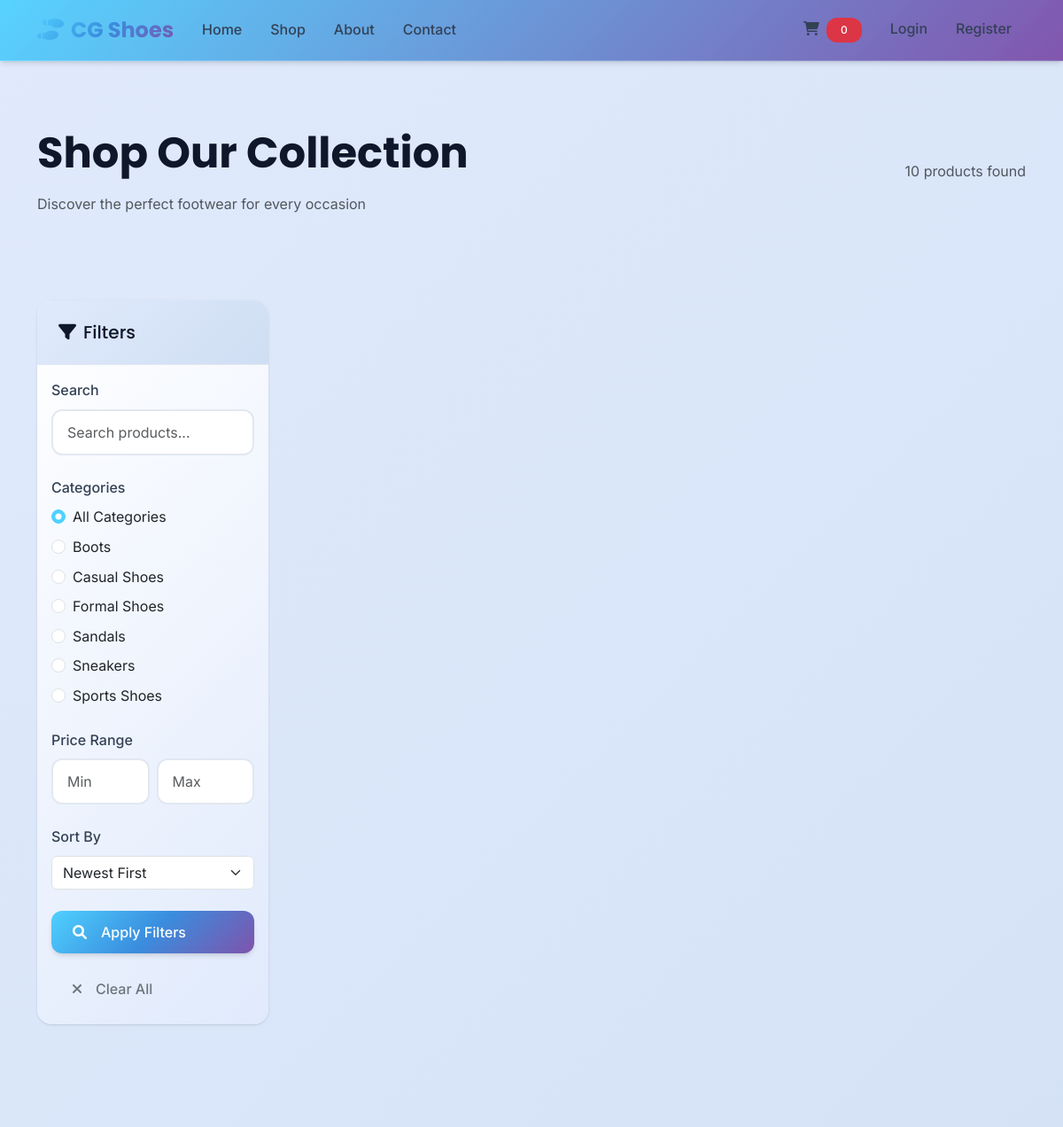
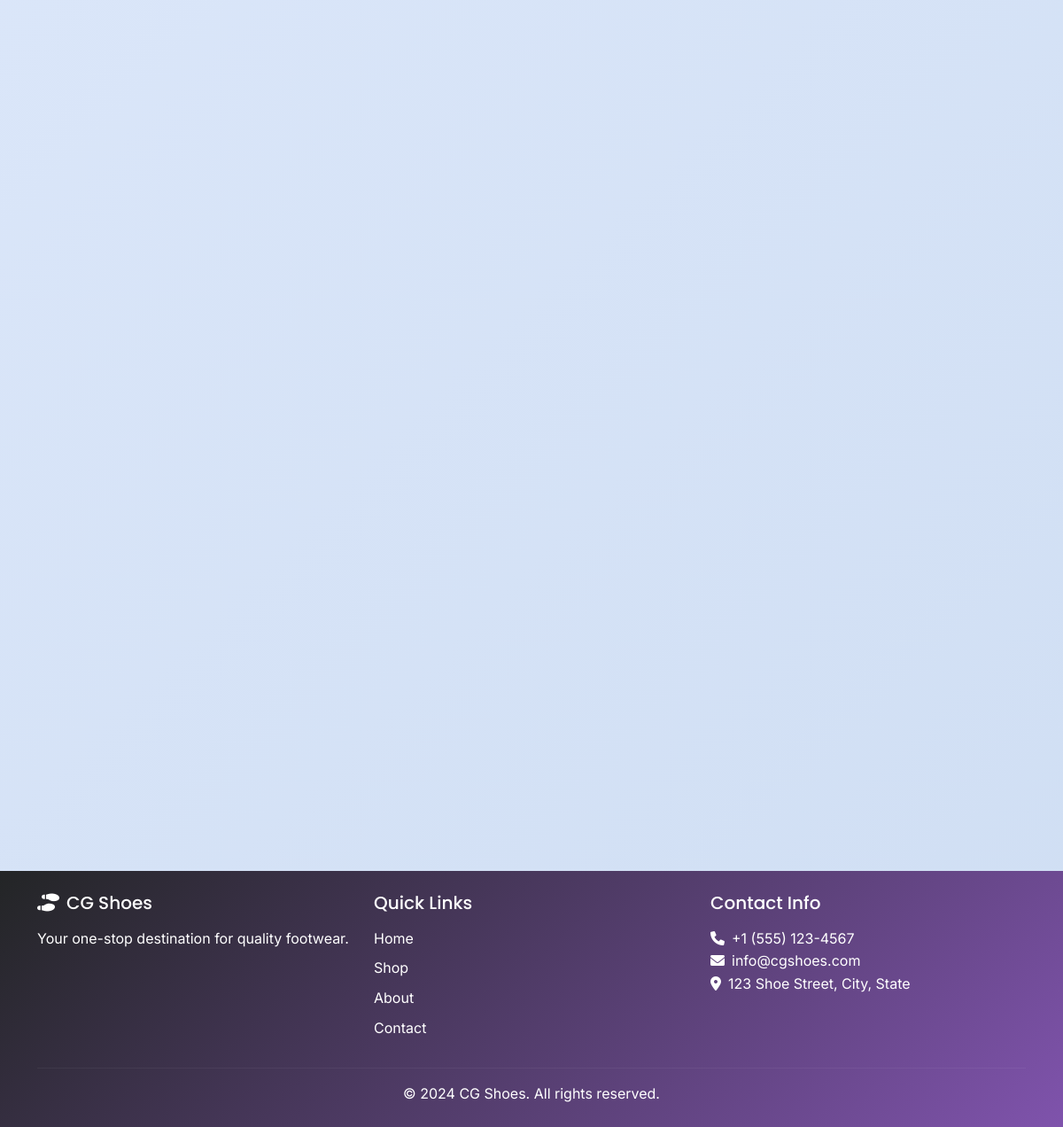
The page /shop.php on the database its author committed (2 pictures, top to bottom).
### tables this page shows
CREATE TABLE `categories` (
  `id` int(11) NOT NULL,
  `name` varchar(100) NOT NULL,
  `created_at` datetime DEFAULT current_timestamp()
);

### includes/functions.php (called while the page is built, shortened)
<?php
require_once 'db.php';
function sanitize($input) {
    return htmlspecialchars(trim($input), ENT_QUOTES, 'UTF-8');
}
function getCategories() {
    global $pdo;
    $stmt = $pdo->query("SELECT * FROM categories ORDER BY name");
    return $stmt->fetchAll();
}
function getProducts($category_id = null, $limit = null) {
    global $pdo;
    $sql = "SELECT p.*, c.name as category_name FROM products p
            LEFT JOIN categories c ON p.category_id = c.id";
    $sql .= " ORDER BY p.created_at DESC";
    $stmt = $pdo->prepare($sql);
    if ($category_id) {
        $stmt->execute([$category_id]);
    } else {
        $stmt->execute();
    }
    return $stmt->fetchAll();
}
?>

### shop.php (the view, shortened to what this page needs)
<?php
require_once 'includes/header.php';
$category_filter = isset($_GET['category']) ? (int)$_GET['category'] : null;
$search_query = isset($_GET['search']) ? sanitize($_GET['search']) : '';
$sort_by = isset($_GET['sort']) ? $_GET['sort'] : 'newest';
$price_min = isset($_GET['min_price']) ? (float)$_GET['min_price'] : null;
$price_max = isset($_GET['max_price']) ? (float)$_GET['max_price'] : null;
$products = getProducts($category_filter);
$categories = getCategories();
$total_products = count($products);
?>
<section class="py-5" style="background: linear-gradient(135deg, var(--gray-50) 0%, var(--gray-100) 100%);">
    <div class="container">
        <div class="row align-items-center">
            <div class="col-lg-8">
                <h1 class="mb-3">Shop Our Collection</h1>
                <p class="text-muted mb-0">Discover the perfect footwear for every occasion</p>
            </div>
            <div class="col-lg-4 text-lg-end">
                <p class="text-muted mb-0"><?php echo $total_products; ?> products found</p>
            </div>
        </div>
    </div>
</section>
<section class="py-5">
    <div class="container">
        <div class="row">
            <div class="col-lg-3 mb-4">
                <div class="card">
                    <div class="card-header">
                        <h5 class="mb-0"><i class="fas fa-filter me-2"></i>Filters</h5>
                    </div>
                    <div class="card-body">
                        <form method="GET" id="filter-form">
                            <div class="mb-4">
                                <label class="form-label">Search</label>
                                <input type="text" class="form-control" name="search"
                                       value="<?php echo htmlspecialchars($search_query); ?>"
                                       placeholder="Search products...">
                            </div>
                            <div class="mb-4">
                                <label class="form-label">Categories</label>
                                <div class="form-check">
                                    <input class="form-check-input" type="radio" name="category"
                                           value="" id="cat-all" <?php echo !$category_filter ? 'checked' : ''; ?>>
                                    <label class="form-check-label" for="cat-all">
                                        All Categories
                                    </label>
                                </div>
                                <?php foreach ($categories as $category): ?>
                                <div class="form-check">
                                    <input class="form-check-input" type="radio" name="category"
                                           value="<?php echo $category['id']; ?>"
                                           id="cat-<?php echo $category['id']; ?>"
                                           <?php echo $category_filter == $category['id'] ? 'checked' : ''; ?>>
                                    <label class="form-check-label" for="cat-<?php echo $category['id']; ?>">
                                        <?php echo sanitize($category['name']); ?>
                                    </label>
                                </div>
                                <?php endforeach; ?>
                            </div>
                            <div class="mb-4">
                                <label class="form-label">Price Range</label>
                                <div class="row g-2">
                                    <div class="col-6">
                                        <input type="number" class="form-control" name="min_price"
                                               placeholder="Min" value="<?php echo $price_min; ?>">
                                    </div>
                                    <div class="col-6">
                                        <input type="number" class="form-control" name="max_price"
                                               placeholder="Max" value="<?php echo $price_max; ?>">
                                    </div>
                                </div>
                            </div>
                            <div class="mb-4">
                                <label class="form-label">Sort By</label>
                                <select class="form-select" name="sort">
                                    <option value="newest" <?php echo $sort_by == 'newest' ? 'selected' : ''; ?>>Newest First</option>
                                </select>
                            </div>
                            <button type="submit" class="btn btn-primary w-100 mb-3">
                                <i class="fas fa-search me-2"></i>Apply Filters
                            </button>
                            <a href="shop.php" class="btn btn-outline-secondary w-100">
                                <i class="fas fa-times me-2"></i>Clear All
                            </a>
                        </form>
                    </div>
                </div>
            </div>
            <div class="col-lg-9">
                <?php if (empty($products)): ?>
                <div class="text-center py-5">
                    <i class="fas fa-search fa-3x text-muted mb-3"></i>
                    <h3>No products found</h3>
                    <p class="text-muted">Try adjusting your filters or search terms</p>
                    <a href="shop.php" class="btn btn-primary">
                        <i class="fas fa-undo me-2"></i>Clear Filters
                    </a>
                </div>
                <?php else: ?>
                <div class="row g-4">
                    <?php foreach ($products as $product): ?>
                    <div class="col-lg-4 col-md-6">
                    </div>
                    <?php endforeach; ?>
                </div>
                <?php endif; ?>
            </div>
        </div>
    </div>
</section>
<?php require_once 'includes/footer.php'; ?>

### assets/css/style.css (style rules this page uses)
:root { --gradient-primary: linear-gradient(135deg, #4fd1ff 0%, #3a8dde 50%, #7f53ac 100%); --gradient-secondary: linear-gradient(135deg, #43e97b 0%, #38f9d7 100%); --gradient-success: linear-gradient(135deg, #43e97b 0%, #3a8dde 100%); --gradient-warning: linear-gradient(135deg, #f7971e 0%, #ffd200 100%); --gradient-danger: linear-gradient(135deg, #f857a6 0%, #ff5858 100%); --gradient-info: linear-gradient(135deg, #43e97b 0%, #38f9d7 100%); --gradient-dark: linear-gradient(135deg, #232526 0%, #7f53ac 100%); --gradient-light: linear-gradient(135deg, #e0eafc 0%, #cfdef3 100%); --gradient-hero: linear-gradient(135deg, #4fd1ff 0%, #3a8dde 50%, #7f53ac 100%); --gradient-card: linear-gradient(135deg, #ffffff 0%, #e0eafc 100%); --gradient-navbar: linear-gradient(135deg, rgba(79,209,255,0.95) 0%, rgba(127,83,172,0.98) 100%); --gradient-accent: linear-gradient(135deg, #7f53ac 0%, #4fd1ff 100%); --primary-color: #4fd1ff; --primary-dark: #3a8dde; --secondary-color: #7f53ac; --accent-color: #38f9d7; --dark-color: #232526; --light-color: #e0eafc; --gray-100: #f1f5f9; --gray-200: #e2e8f0; --gray-300: #cbd5e1; --gray-400: #94a3b8; --gray-500: #64748b; --gray-600: #475569; --gray-700: #334155; --gray-800: #1e293b; --gray-900: #0f172a; --success-color: #43e97b; --warning-color: #f7971e; --danger-color: #f857a6; --info-color: #38f9d7; --font-primary: 'Inter', -apple-system, BlinkMacSystemFont, 'Segoe UI', Roboto, sans-serif; --font-heading: 'Poppins', -apple-system, BlinkMacSystemFont, 'Segoe UI', Roboto, sans-serif; --shadow-sm: 0 1px 2px 0 rgb(0 0 0 / 0.05); --shadow: 0 1px 3px 0 rgb(0 0 0 / 0.1), 0 1px 2px -1px rgb(0 0 0 / 0.1); --shadow-md: 0 4px 6px -1px rgb(0 0 0 / 0.1), 0 2px 4px -2px rgb(0 0 0 / 0.1); --shadow-lg: 0 10px 15px -3px rgb(0 0 0 / 0.1), 0 4px 6px -4px rgb(0 0 0 / 0.1); --shadow-xl: 0 20px 25px -5px rgb(0 0 0 / 0.1), 0 8px 10px -6px rgb(0 0 0 / 0.1); --border-radius: 0.75rem; --border-radius-lg: 1rem; --border-radius-xl: 1.5rem; --transition: all 0.3s cubic-bezier(0.4, 0, 0.2, 1); }
* { margin: 0; padding: 0; box-sizing: border-box; }
body { font-family: var(--font-primary); line-height: 1.6; color: var(--gray-700); background: var(--gradient-light); overflow-x: hidden; }
h1, h2, h3, h4, h5, h6 { font-family: var(--font-heading); font-weight: 600; line-height: 1.2; color: var(--gray-900); }
h1 { font-size: 3rem; font-weight: 700; }
h5 { font-size: 1.25rem; font-weight: 500; }
.btn { font-weight: 500; padding: 0.75rem 1.5rem; border-radius: var(--border-radius); border: none; transition: var(--transition); text-decoration: none; display: inline-flex; align-items: center; gap: 0.5rem; cursor: pointer; }
.btn-primary { background: var(--gradient-primary); color: white; box-shadow: var(--shadow-md); }
.card { background: var(--gradient-card); border: none; border-radius: var(--border-radius-lg); box-shadow: var(--shadow); transition: var(--transition); overflow: hidden; }
.card-header { background: var(--gradient-light); border-bottom: 1px solid var(--gray-200); padding: 1.5rem; }
.form-control { border: 2px solid var(--gray-200); border-radius: var(--border-radius); padding: 0.75rem 1rem; transition: var(--transition); background: white; }
.form-label { font-weight: 500; color: var(--gray-700); margin-bottom: 0.5rem; }
a, .breadcrumb-link { transition: var(--transition); }

### shop.php (style rules this page uses)
#filter-form .form-check { margin-bottom: 0.5rem; }
#filter-form .form-check-input:checked { background-color: var(--primary-color); border-color: var(--primary-color); }

### rows shown on the page
categories: category "☐ Boots", name "Boots"
categories: category "☐ Casual Shoes", name "Casual Shoes"
categories: category "☐ Formal Shoes", name "Formal Shoes"
categories: category "☐ Sandals", name "Sandals"
categories: category "☐ Sneakers", name "Sneakers"
categories: category "☐ Sports Shoes", name "Sports Shoes"

### other values the page prints
count(getCartItems()) "0"
$total_products "10"
